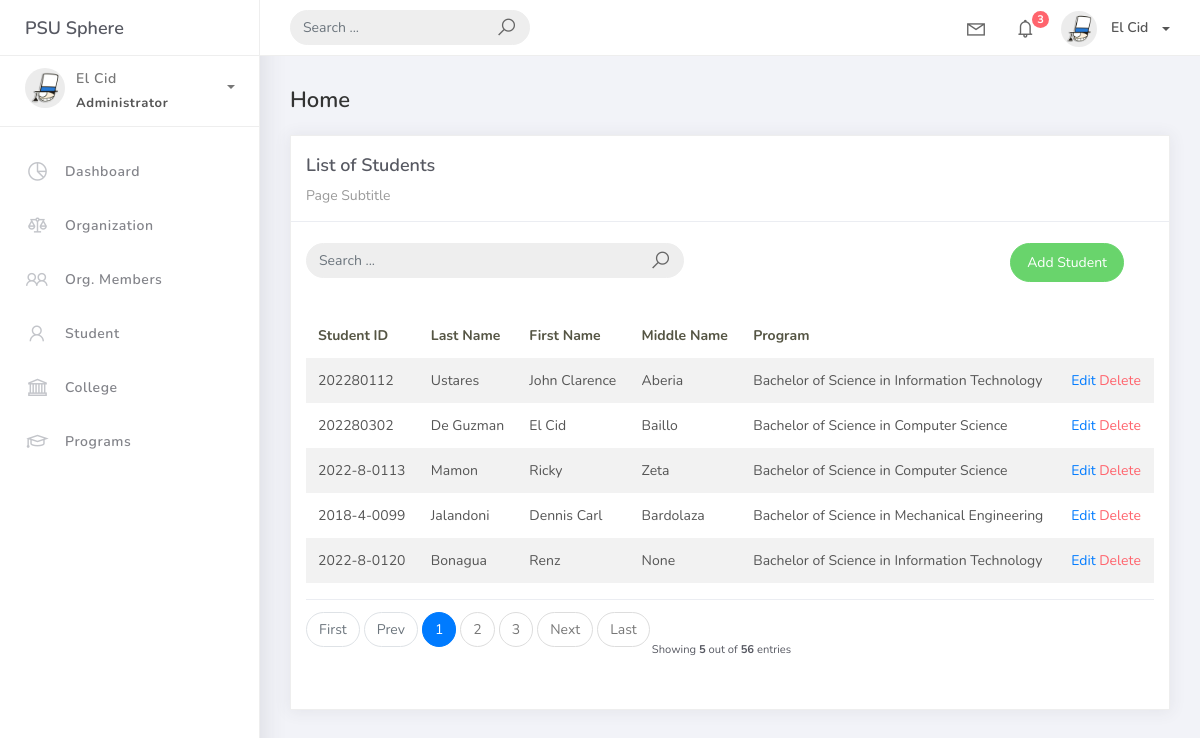
Screenshot of /student_list with the database file from the repository.
### studentorg/models.py (models this page shows, shortened)
class BaseModel (models.Model):
    created_at = models.DateTimeField(auto_now_add=True, db_index=True)
    updated_at = models.DateTimeField(auto_now=True)
    class Meta:
        abstract = True

class Student(BaseModel):
    student_id = models.CharField(max_length=15)
    lastname = models.CharField(max_length=25, verbose_name="Last Name")
    firstname = models.CharField(max_length=25, verbose_name="First Name")
    middlename = models.CharField(max_length=25, blank=True, null=True , verbose_name="Middle Name")
    program = models.ForeignKey(Program, on_delete=models.CASCADE)

class Program(BaseModel):
    prog_name = models.CharField(max_length=150, verbose_name="Program Name")
    college = models.ForeignKey(College, on_delete=models.CASCADE)
    def __str__(self) :
        return self.prog_name

### studentorg/views.py (the view)
# urls.py: path('student_list', StudentList.as_view(), name='student-list'),
class StudentList(ListView):
    model = Student
    content_object_name = 'student'
    template_name = 'student_list.html'
    paginate_by = 5
    def get_queryset(self, *args, **kwargs):
        qs = super(StudentList, self).get_queryset(*args, **kwargs)
        if self.request.GET.get("q") != None:
            query = self.request.GET.get('q')
            qs = qs.filter(Q(student_id__icontains=query) | Q(firstname__icontains=query) |
                            Q(lastname__icontains=query) | Q(middlename__icontains=query) |
                            Q(program__prog_name__icontains=query))
        return qs

### templates/student_list.html
{% extends 'base.html' %} {% load static %} {% block content %}
<div class="content">
    <div class="container-fluid">
        <h4 class="page-title">Home</h4>
        <div class="row">
            <div class="col-md-12">
                <div class="card">
                    <div class="card-header">
                        <div class="card-title">List of Students</div>
                        <div class="card-category">Page Subtitle</div>
                    </div>
                    <br />
                    <div class="col-md-12 row">
                        <div class="col-md-6">
                            <form class="navbar-left navbar-form nav-search mr-md-3" action="{% url 'student-list'%}">
                                <div class="input-group">
                                    <input type="text" placeholder="Search ..." class="form-control" name="q" />
                                    <div class="input-group-append">
                                        <span class="input-group-text">
                                            <i class="la la-search search-icon"></i>
                                        </span>
                                    </div>
                                </div>
                            </form>
                        </div>
                        <div class="col-md-6">
                            <div class="pull-right">
                                <a href="{% url 'student-add' %}" class="btn btn-success btn-rounded">Add Student</a>
                            </div>
                        </div>
                    </div>
                    <div class="card-body">
                        <table class="table table-striped mt-3">
                            <thead>
                                <tr>
                                    <th scope="col">Student ID</th>
                                    <th scope="col">Last Name</th>
                                    <th scope="col">First Name</th>
                                    <th scope="col">Middle Name</th>
                                    <th scope="col">Program</th>
                                </tr>
                            </thead>
                            <tbody>
                                {% for object in object_list %}
                                <tr>
                                    <td>{{ object.student_id }}</td>
                                    <td>{{ object.lastname }}</td>
                                    <td>{{ object.firstname }}</td>
                                    <td>{{ object.middlename }}</td>
                                    <td>{{ object.program }}</td>
                                    <td>
                                        <a href="student_list/{{ object.id }}">Edit</a>
                                        <a href="student_list/{{ object.id }}/delete" class="text-danger">Delete</a> </a>
                                    </td>
                                </tr>
                                {% empty %}
                                <tr>
                                    <td colspan="4" style="text-align: center">
                                        <p class="text-sm font-weight-bold mb-0">No Records Found</p>
                                    </td>
                                </tr>
                                {% endfor %}
                            </tbody>
                        </table>
                        {% include 'includes/pagination.html' %}
                    </div>
                </div>
            </div>
        </div>
    </div>
</div>
{% endblock %}

### rows the page displays
Student: student_id "202280112", lastname "Ustares", firstname "John Clarence", middlename "Aberia", program "Bachelor of Science in Information Technology"
Student: student_id "202280302", lastname "De Guzman", firstname "El Cid", middlename "Baillo", program "Bachelor of Science in Computer Science"
Student: student_id "2022-8-0113", lastname "Mamon", firstname "Ricky", middlename "Zeta", program "Bachelor of Science in Computer Science"
Student: student_id "2018-4-0099", lastname "Jalandoni", firstname "Dennis Carl", middlename "Bardolaza", program "Bachelor of Science in Mechanical Engineering"
Student: student_id "2022-8-0120", lastname "Bonagua", firstname "Renz", middlename "None", program "Bachelor of Science in Information Technology"

### other values shown
{{ page_num }} "1"
{{ page_num }} "2" "3"
{{ object_list.count }} "5"
{{ paginator.count }} "56"
